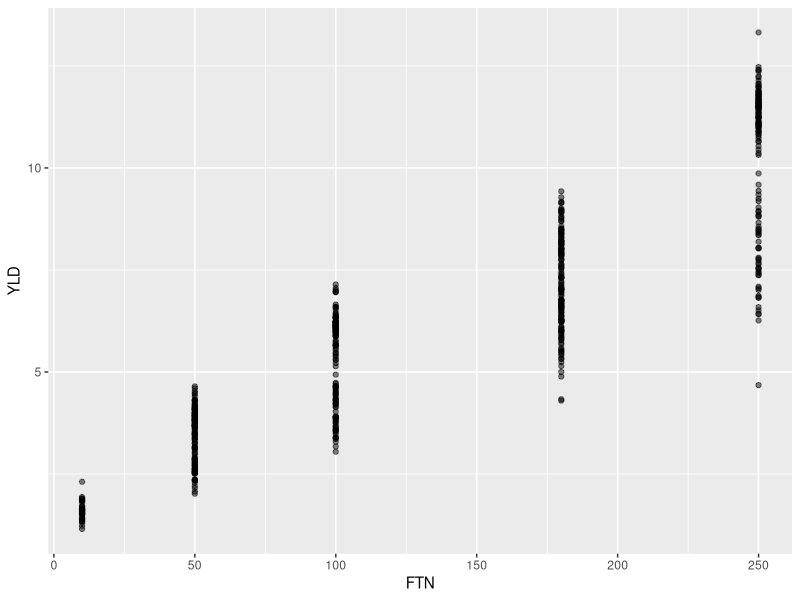
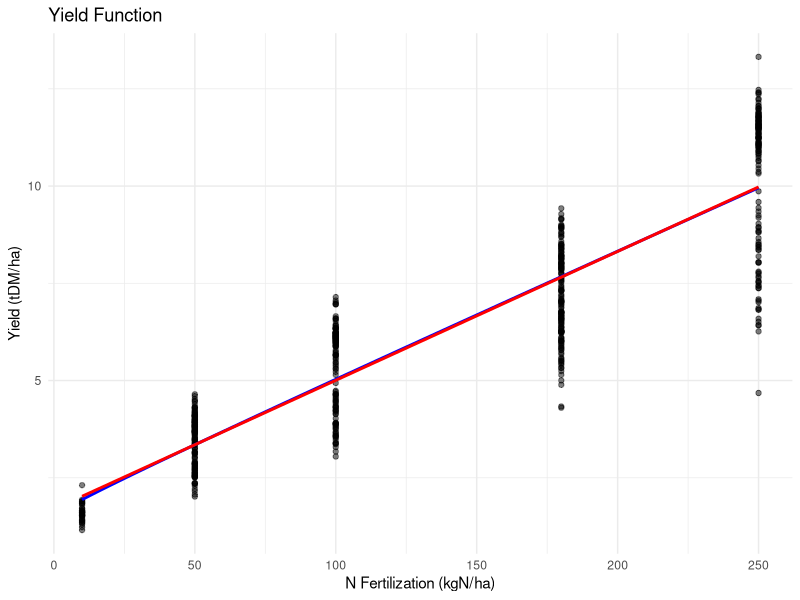
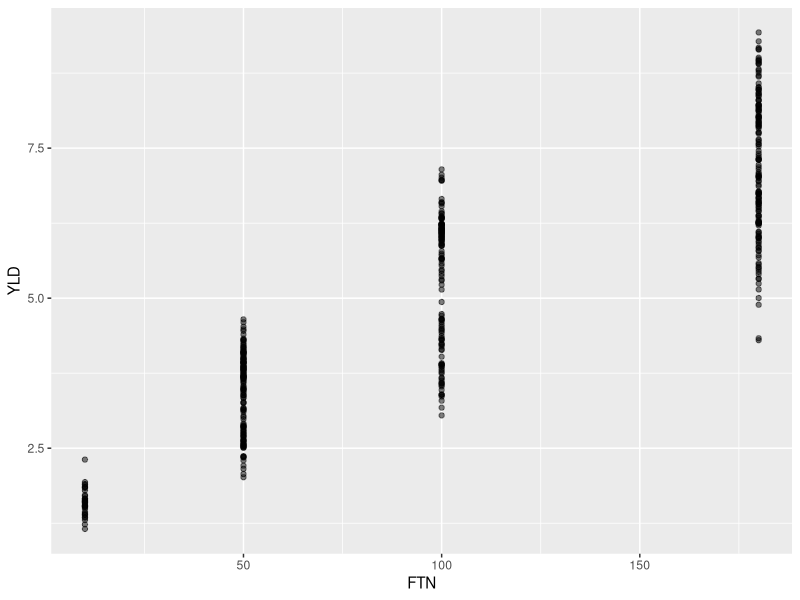
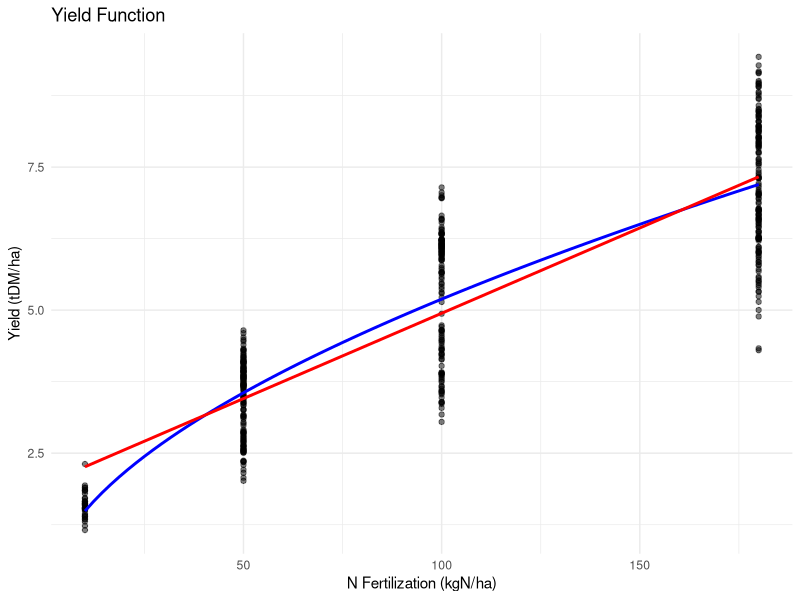

These figures' R source, in order:
rm(list = ls())

library(tidyverse)
library(readxl)
library(robustbase)

# import data 
sim_data <- read_csv("1_Data/RawData/EPIC2/Riccardo_EPIC.csv") 

# filter to winter wheat, rainfed only
df_sim_data <- sim_data |> 
  filter(CROP == "WWHT", 
         IRR == "rf",
         WTH == "hist"             
        ) |> 
  # convert dry matter yield to economic yield (12% moisture content)
  mutate(YLD = YLD_DM / 0.88) |>
  mutate(FTN = round(FTN)) 

# summary statistics 
df_sim_data |> 
  group_by(FTN) |> 
  summarise(
    mean_YLD = mean(YLD),
    median_YLD = median(YLD),
    sd_YLD = sd(YLD),
    min_YLD = min(YLD),
    max_YLD = max(YLD),
    n = n()
  ) |> 
  mutate(across(where(is.numeric), ~ round(., 2)))

# difference between 2 grid locations 
df_sim_data |> 
  group_by(SimUID) |> 
  summarise(
    mean_FTN = mean(FTN),
    sd_FTN = sd(FTN),
    min_FTN = min(FTN),
    max_FTN = max(FTN),
    mean_YLD = mean(YLD),
    median_YLD = median(YLD),
    sd_YLD = sd(YLD),
    min_YLD = min(YLD),
    max_YLD = max(YLD),
    n = n()
  ) |> 
  mutate(across(where(is.numeric), ~ round(., 2)))

# create separate datasets for each grid location
grid1_data <- df_sim_data |> 
  filter(SimUID == 52338)

grid2_data <- df_sim_data |> 
  filter(SimUID == 52339)

write_csv(grid1_data, "1_Data/Grid1_YieldData.csv")
write_csv(grid2_data, "1_Data/Grid2_YieldData.csv")

### plot ###########################################################################

ggplot(grid1_data, aes(x = FTN, y = YLD)) +
  geom_point(alpha = 0.5)


# plot yield function with data points
ggplot(grid1_data, aes(x = FTN, y = YLD)) +
  geom_point(alpha = 0.5) +
  stat_smooth(method = "lm", 
              formula = y ~ I(sqrt(x)) + x, 
              color = "blue", se = FALSE) +
  stat_smooth(method = "lm", 
              formula = y ~ x, 
              color = "red", se = FALSE) +
  labs(title = "Yield Function",
       x = "N Fertilization (kgN/ha)",
       y = "Yield (tDM/ha)") +
  theme_minimal()

### remove 250 ####################################################################

df1_sim_data <- df_sim_data |> 
  filter(FTN != 250) 
  
# summary statistics 
df1_sim_data |> 
  group_by(FTN) |> 
  summarise(
    mean_YLD = mean(YLD),
    median_YLD = median(YLD),
    sd_YLD = sd(YLD),
    min_YLD = min(YLD),
    max_YLD = max(YLD),
    n = n()
  ) |> 
  mutate(across(where(is.numeric), ~ round(., 2)))

# difference between 2 grid locations 
df1_sim_data |> 
  group_by(SimUID) |> 
  summarise(
    mean_FTN = mean(FTN),
    sd_FTN = sd(FTN),
    min_FTN = min(FTN),
    max_FTN = max(FTN),
    mean_YLD = mean(YLD),
    median_YLD = median(YLD),
    sd_YLD = sd(YLD),
    min_YLD = min(YLD),
    max_YLD = max(YLD),
    n = n()
  ) |> 
  mutate(across(where(is.numeric), ~ round(., 2)))

# create separate datasets for each grid location
grid1_alternative <- df1_sim_data |> 
  filter(SimUID == 52338)

grid2_alternative <- df1_sim_data |> 
  filter(SimUID == 52339)

# write_csv(grid1_data, "1_Data/Grid1_YieldData.csv")
# write_csv(grid2_data, "1_Data/Grid2_YieldData.csv")

### plot ###########################################################################

ggplot(grid1_alternative, aes(x = FTN, y = YLD)) +
  geom_point(alpha = 0.5)


# plot yield function with data points
ggplot(grid1_alternative, aes(x = FTN, y = YLD)) +
  geom_point(alpha = 0.5) +
  stat_smooth(method = "lm", 
              formula = y ~ I(sqrt(x)) + x, 
              color = "blue", se = FALSE) +
  stat_smooth(method = "lm", 
              formula = y ~ x, 
              color = "red", se = FALSE) +
  labs(title = "Yield Function",
       x = "N Fertilization (kgN/ha)",
       y = "Yield (tDM/ha)") +
  theme_minimal()
